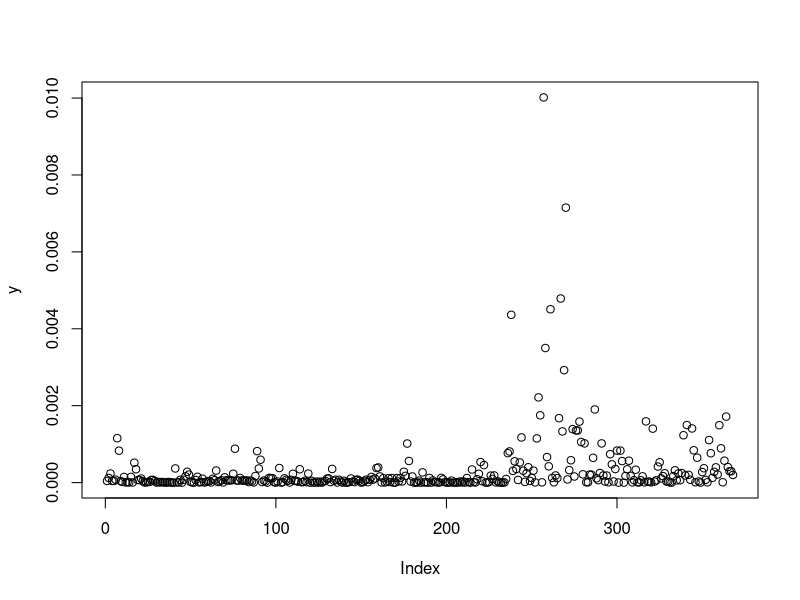
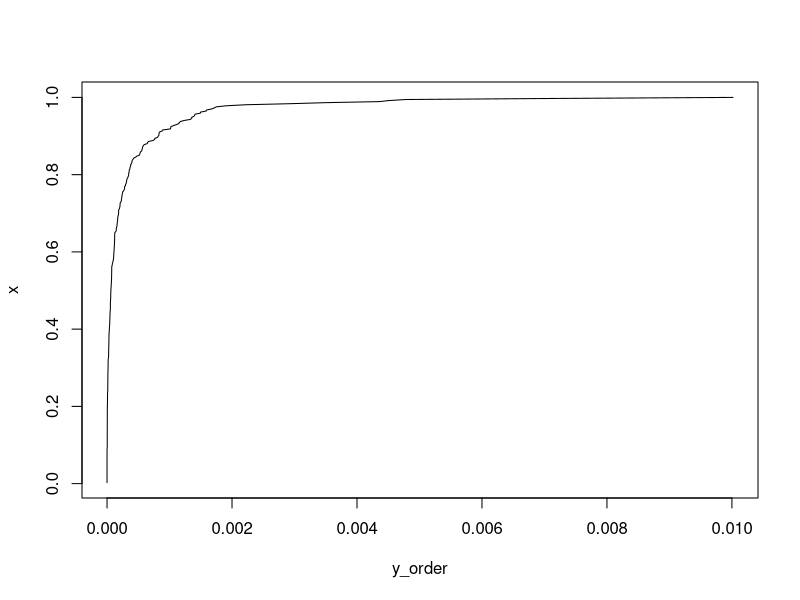

Recreate these plots in R, in order. (Note: this script raises an error after producing the figures.)
# Task 4

suppressPackageStartupMessages({
  library(waveslim)
})

#?ibm
data(ibm)
x = ibm[1:369]
y = rep(NA,368)

for (i in 1:368) {
  y[i] = (log(x[i+1]/x[i]))^2
}

plot(y)

# 1
theta = mean(y)

# 2
lambda = 1/mean(y)

#
y_order = sort(y)
x = rep(NA,368)
for (i in 1:368) {
  x[i] = i/368
}
plot(y_order, x,type="l")


F1 = rep(NA, N)
F1 = pnorm(sqrt(y_order), 0, theta) - pnorm(-sqrt(y_order), 0, theta)
lines(y_order, F1, type="l",col="red")

F2 = rep(NA, N)
F2 = 1 - exp(-lambda*y_order)
lines(y_order, F2, type="l",col="blue")
        
legend(x = "topright", legend = c("actual", "F1", "F2"), col = c("black", "red", "blue"), lwd = 2) 
      
      
